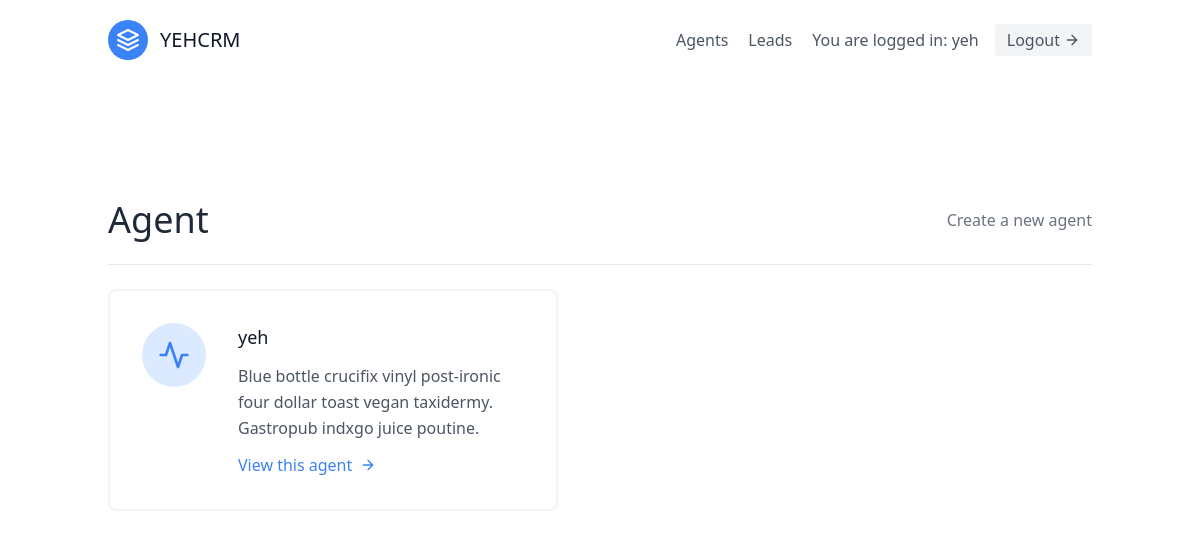
/agents/ (signed in), run on an earlier commit of the app's database.
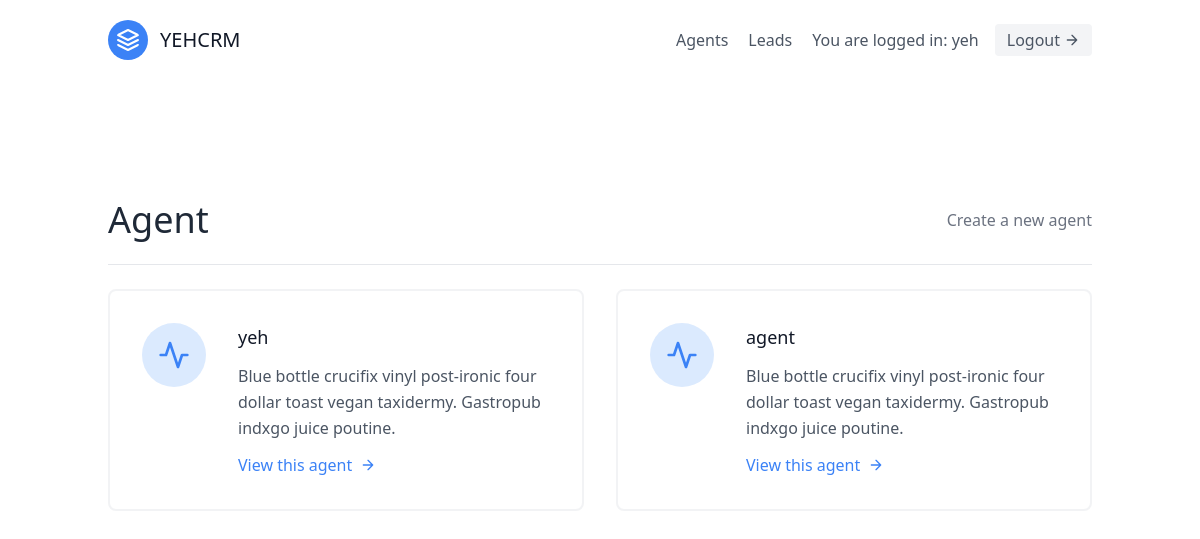
And on a later commit of the database.
### leads/models.py (models this page shows, shortened)
class Agent(models.Model):
    user = models.OneToOneField("User",on_delete=models.CASCADE)
    organization = models.ForeignKey(UserProfile,on_delete=models.CASCADE)

class User(AbstractUser):
    is_organizor = models.BooleanField(default=True)
    is_agent = models.BooleanField(default=False)

### agents/views.py (the view)
# urls.py: path('',AgentListView.as_view(),name='agent-list'),
class AgentListView(OrganizorAndLoginRequiredMixin,generic.ListView):
    template_name = "agents/agent_list.html"
    context_object_name = "agents"
    def get_queryset(self):
        return Agent.objects.all()

### agents/mixins.py (called while the page is built)
    def dispatch(self, request, *args, **kwargs):
        if not request.user.is_authenticated or not request.user.is_organizor:
            return redirect("leads:lead-list")
        return super().dispatch(request, *args, **kwargs)

### agents/templates/agents/agent_list.html (shortened to what this page needs)
{% extends "base.html" %}
{% block content %}
<section class="text-gray-600 body-font">
  <div class="container px-5 py-24 mx-auto flex flex-wrap">
    <div class="w-full mb-6 py-6 flex justify-between items-center border-b border-gray-200">
        <div>
            <h1 class="text-4xl text-gray-800">Agent</h1>
        </div>
        <div>
            <a class="text-gray-500 hover:text-blue-500" href="{% url 'agents:agent-create' %}">Create a new agent</a>
        </div>
    </div>
    <div class="flex flex-wrap -m-4">
        {% for agent in agents %}
        <div class="p-4 lg:w-1/2 md:w-full">
            <div class="flex border-2 rounded-lg border-gray-200 border-opacity-50 p-8 sm:flex-row flex-col">
            <div class="w-16 h-16 sm:mr-8 sm:mb-0 mb-4 inline-flex items-center justify-center rounded-full bg-blue-100 text-blue-500 flex-shrink-0">
                <svg fill="none" stroke="currentColor" stroke-linecap="round" stroke-linejoin="round" stroke-width="2" class="w-8 h-8" viewBox="0 0 24 24">
                <path d="M22 12h-4l-3 9L9 3l-3 9H2"></path>
                </svg>
            </div>
            <div class="flex-grow">
                <h2 class="text-gray-900 text-lg title-font font-medium mb-3">
                    {{ agent.user.username}}
                </h2>
                <p class="leading-relaxed text-base">
                    Blue bottle crucifix vinyl post-ironic four dollar toast vegan taxidermy. Gastropub indxgo juice poutine.
                </p>
                <a class="mt-3 text-blue-500 inline-flex items-center" href="{% url 'agents:agent-detail' agent.pk %}">
                    View this agent
                    <svg fill="none" stroke="currentColor" stroke-linecap="round" stroke-linejoin="round" stroke-width="2" class="w-4 h-4 ml-2" viewBox="0 0 24 24">
                        <path d="M5 12h14M12 5l7 7-7 7"></path>
                    </svg>
                </a>
            </div>
            </div>
        </div>
        {% endfor %}
    </div>
  </div>
</section>
{% endblock content%}

What changed in the data, as far as the page shows it:
added Agent: user.username "agent"
